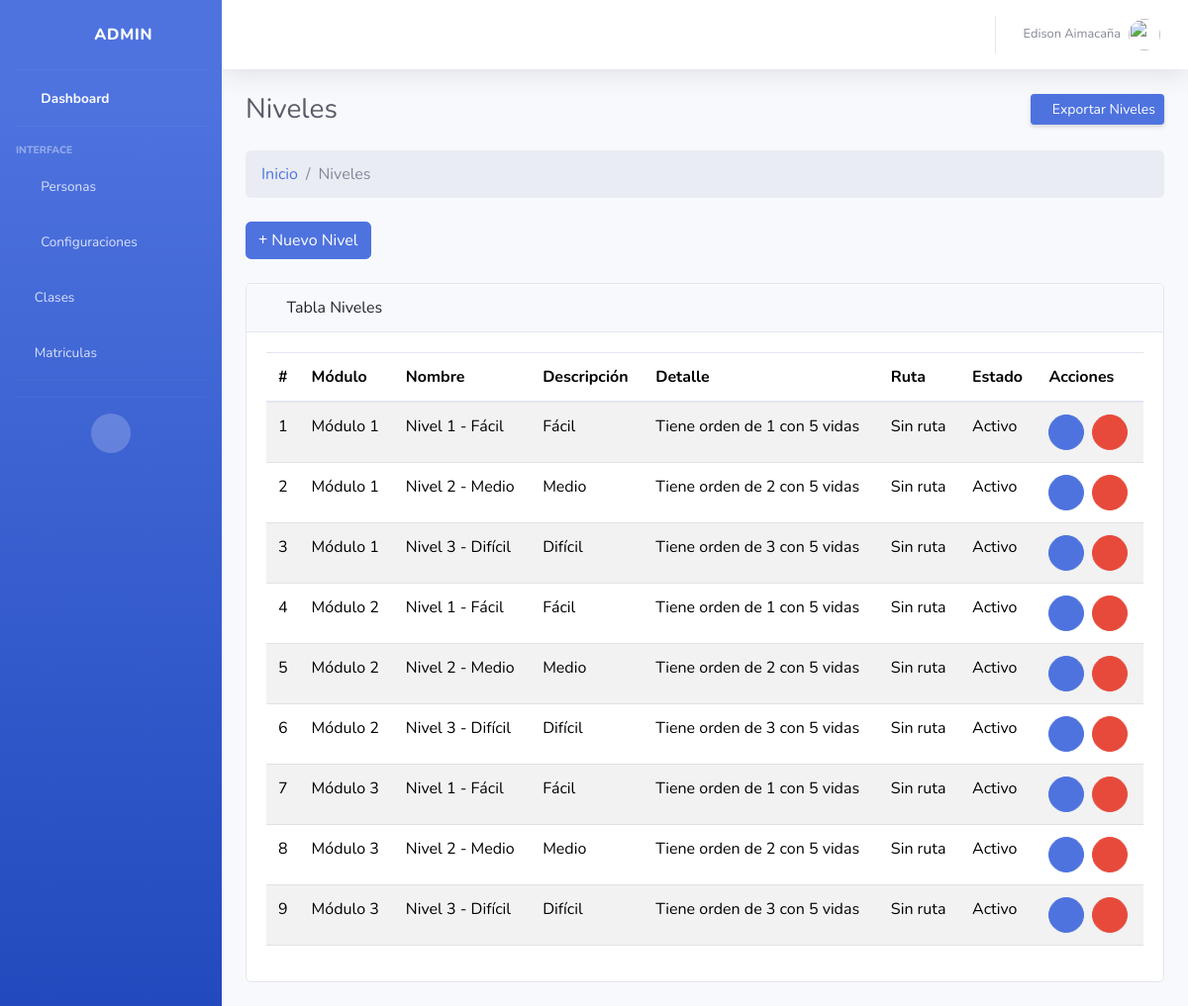
/nivel/ (signed in), run on an earlier commit of the app's database.
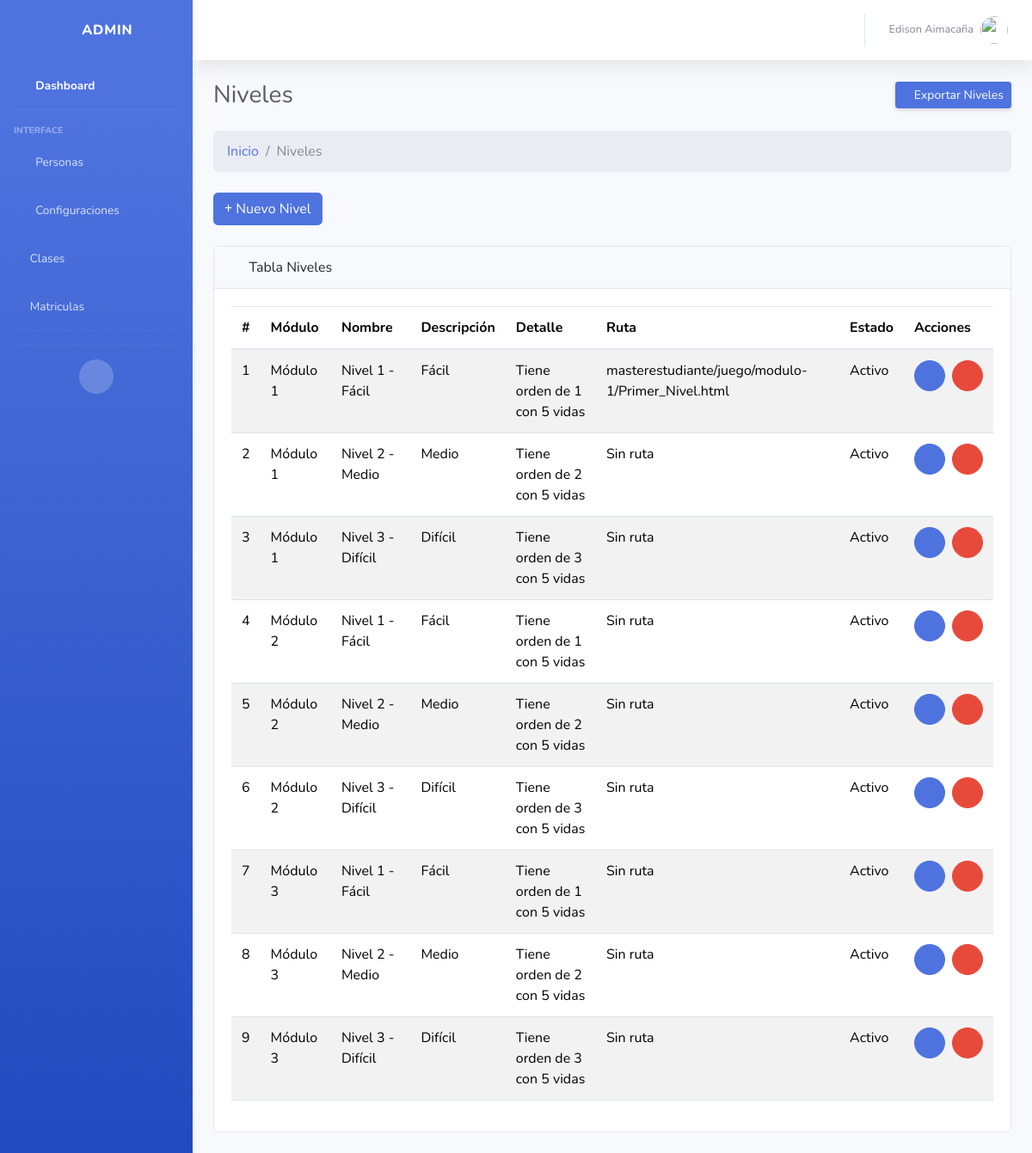
And on a later commit of the database.
### Aplicaciones/core/models.py (models this page shows, shortened)
class Niveles(models.Model):
    niv_id = models.AutoField(primary_key=True)
    fk_modulo = models.ForeignKey(
        Modulos,
        verbose_name='Modulo',
        on_delete=models.CASCADE,
        related_name='niveles'
    )
    niv_nombre = models.CharField(max_length=50, null=False, verbose_name="Nombre del nivel:")
    niv_descripcion = models.CharField(max_length=100,null=False,verbose_name="Descripción del nivel:")
    orden = models.IntegerField()
    vidas = models.IntegerField()
    ruta = models.CharField(max_length=100,null=True,verbose_name="Ruta:")
    niv_estado = models.BooleanField(default=True,verbose_name='Estado:')
    niv_fecha_creacion = models.DateTimeField(auto_now_add=True,verbose_name='Creado el:')
    niv_fecha_actualizacion = models.DateTimeField(auto_now=True,verbose_name='Actualizado el:')
    class Meta:
        constraints = [
            models.UniqueConstraint(fields=['fk_modulo', 'niv_nombre'], name='unique_nombre_por_modulo')
        ]

class Modulos(models.Model):
    mod_id = models.AutoField(primary_key=True)
    mod_nombre = models.CharField(max_length=50,null=False,unique=True,verbose_name="Nombre del modulo:")
    mod_descripcion = models.CharField(max_length=100,null=False,verbose_name="Descripción del modulo:")
    mod_estado = models.BooleanField(default=True,verbose_name='Estado:')
    mod_fecha_creacion = models.DateTimeField(auto_now_add=True,verbose_name='Creado el:')
    mod_fecha_actualizacion = models.DateTimeField(auto_now=True,verbose_name='Actualizado el:')
    def __str__(self):
        return f"{self.mod_id}: {self.mod_nombre}"

### Aplicaciones/core/views/crud_niveles_views.py (the view, shortened to what this page needs)
# urls.py: path('', loguin_views.index, name='loguin_index'),
@admin_required
def index(request):
    niveles = Niveles.objects.filter(niv_estado=True)
    form = NivelesForm()
    form_editar = None
    nivel_a_editar = None
    return render(request, 'nivel/Index.html', {
        'niveles': niveles,
        'form': form,
        'form_editar': form_editar,
        'nivel_a_editar': nivel_a_editar
    })

### Aplicaciones/core/context_processors.py (called while the page is built, shortened)
def foto_perfil_usuario(request):
    if request.user.is_authenticated:
        try:
            persona = Personas.objects.get(fk_id_usuario=request.user)
        except Personas.DoesNotExist:
            return {'foto_perfil': None}
        administrador = Administradores.objects.filter(fk_id_persona=persona).first()
        if administrador and administrador.adm_fotografia:
            return {'foto_perfil': administrador.adm_fotografia.url}
    return {'foto_perfil': None}

### Aplicaciones/core/templates/nivel/Index.html (shortened to what this page needs)
{% extends "plantillas/MasterAdmin.html" %}
{% load static %}
{% block content %}
<div class="container-fluid">
    <div class="d-sm-flex align-items-center justify-content-between mb-4">
        <h1 class="h3 mb-0 text-gray-800">Niveles</h1>
        <a href="#" class="btn btn-sm btn-primary shadow-sm"> Exportar
            Niveles</a>
    </div>
    <ol class="breadcrumb mb-4">
        <li class="breadcrumb-item"><a href="{% url 'core_admin' %}">Inicio</a></li>
        <li class="breadcrumb-item active">Niveles</li>
    </ol>
    <div class="mb-4">
        <a href="#" class="btn btn-primary" data-bs-toggle="modal" data-bs-target="#modalCrear"><i
                class="fas fa-plus"></i> Nuevo Nivel</a>
    </div>
    <div class="card mb-4">
        <div class="card-header"><i class="fas fa-table me-1"></i> Tabla Niveles</div>
        <div class="card-body">
            <div class="table-responsive">
                <table class="table table-striped" id="tbl-admin" width="100%" cellspacing="0">
                    <thead>
                        <tr>
                            <th style="width: 1%;">#</th>
                            <th>Módulo</th>
                            <th>Nombre</th>
                            <th>Descripción</th>
                            <th>Detalle</th>
                            <th>Ruta</th>
                            <th>Estado</th>
                            <th>Acciones</th>
                        </tr>
                    </thead>
                    <tbody>
                        {% for nivel in niveles %}
                        <tr>
                            <td> {{ forloop.counter }} </td>
                            <td>{{ nivel.fk_modulo.mod_nombre }}</td>
                            <td>{{ nivel.niv_nombre }}</td>
                            <td>{{ nivel.niv_descripcion }}</td>
                            <td>
                                <div class="d-flex">
                                    Tiene orden de {{ nivel.orden }}
                                    con {{nivel.vidas}} vidas
                                </div>
                            </td>
                            <td>
                                {{ nivel.ruta }}
                            </td>
                            <td>
                               {% if nivel.niv_estado %}
                                    Activo
                                {% else %}
                                    Inactivo
                                {% endif %}
                            </td>
                            <td>
                                <div class="d-flex gap-2">
                                    <a href="#" class="btn btn-sm btn-primary rounded-circle d-flex align-items-center justify-content-center"
                                        style="width: 36px; height: 36px;" data-bs-toggle="modal"
                                        data-bs-target="#modalEditar{{ nivel.niv_id }}">
                                        <i class="fas fa-edit"></i>
                                    </a>
                                    <a href="#" class="btn btn-sm btn-danger rounded-circle d-flex align-items-center justify-content-center"
                                    style="width: 36px; height: 36px;" data-bs-toggle="modal"
                                        data-bs-target="#modalEliminar{{ nivel.niv_id }}">
                                        <i class="fas fa-trash-alt"></i>
                                    </a>
                                </div>
                            </td>
                        </tr>
                        {% endfor %}
                    </tbody>
                </table>
            </div>
        </div>
    </div>
</div>
{% endblock %}

What changed in the data, as far as the page shows it:
changed Niveles: ruta "Sin ruta" → "masterestudiante/juego/modulo-1/Primer_Nivel.html"
